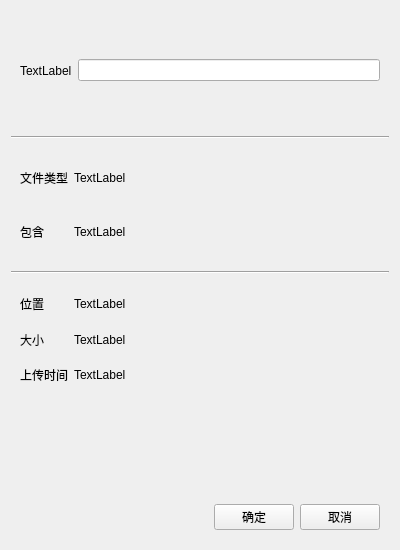
<?xml version="1.0" encoding="UTF-8"?>
<ui version="4.0">
 <class>Attribute</class>
 <widget class="QWidget" name="Attribute">
  <property name="geometry">
   <rect>
    <x>0</x>
    <y>0</y>
    <width>400</width>
    <height>550</height>
   </rect>
  </property>
  <property name="sizePolicy">
   <sizepolicy hsizetype="Fixed" vsizetype="Fixed">
    <horstretch>0</horstretch>
    <verstretch>0</verstretch>
   </sizepolicy>
  </property>
  <property name="minimumSize">
   <size>
    <width>400</width>
    <height>550</height>
   </size>
  </property>
  <property name="maximumSize">
   <size>
    <width>400</width>
    <height>550</height>
   </size>
  </property>
  <property name="windowTitle">
   <string>Form</string>
  </property>
  <layout class="QVBoxLayout" name="verticalLayout">
   <item>
    <widget class="QWidget" name="widget" native="true">
     <layout class="QHBoxLayout" name="horizontalLayout">
      <item>
       <widget class="QLabel" name="icon">
        <property name="text">
         <string>TextLabel</string>
        </property>
       </widget>
      </item>
      <item>
       <widget class="QLineEdit" name="lineEdit"/>
      </item>
     </layout>
    </widget>
   </item>
   <item>
    <widget class="Line" name="line">
     <property name="orientation">
      <enum>Qt::Horizontal</enum>
     </property>
    </widget>
   </item>
   <item>
    <widget class="QWidget" name="widget_2" native="true">
     <layout class="QGridLayout" name="gridLayout">
      <item row="0" column="2">
       <spacer name="horizontalSpacer">
        <property name="orientation">
         <enum>Qt::Horizontal</enum>
        </property>
        <property name="sizeHint" stdset="0">
         <size>
          <width>40</width>
          <height>20</height>
         </size>
        </property>
       </spacer>
      </item>
      <item row="0" column="0">
       <widget class="QLabel" name="label_2">
        <property name="text">
         <string>文件类型</string>
        </property>
       </widget>
      </item>
      <item row="0" column="1">
       <widget class="QLabel" name="file_type">
        <property name="text">
         <string>TextLabel</string>
        </property>
       </widget>
      </item>
      <item row="1" column="0">
       <widget class="QLabel" name="label_4">
        <property name="text">
         <string>包含</string>
        </property>
       </widget>
      </item>
      <item row="1" column="1">
       <widget class="QLabel" name="dir_incude">
        <property name="text">
         <string>TextLabel</string>
        </property>
       </widget>
      </item>
     </layout>
    </widget>
   </item>
   <item>
    <widget class="Line" name="line_2">
     <property name="orientation">
      <enum>Qt::Horizontal</enum>
     </property>
    </widget>
   </item>
   <item>
    <widget class="QWidget" name="widget_3" native="true">
     <layout class="QGridLayout" name="gridLayout_2">
      <item row="2" column="1">
       <widget class="QLabel" name="uploadTime">
        <property name="text">
         <string>TextLabel</string>
        </property>
       </widget>
      </item>
      <item row="0" column="2">
       <spacer name="horizontalSpacer_2">
        <property name="orientation">
         <enum>Qt::Horizontal</enum>
        </property>
        <property name="sizeHint" stdset="0">
         <size>
          <width>40</width>
          <height>20</height>
         </size>
        </property>
       </spacer>
      </item>
      <item row="1" column="0">
       <widget class="QLabel" name="label_5">
        <property name="text">
         <string>大小</string>
        </property>
       </widget>
      </item>
      <item row="0" column="1">
       <widget class="QLabel" name="directory">
        <property name="text">
         <string>TextLabel</string>
        </property>
       </widget>
      </item>
      <item row="2" column="0">
       <widget class="QLabel" name="label_7">
        <property name="text">
         <string>上传时间</string>
        </property>
       </widget>
      </item>
      <item row="0" column="0">
       <widget class="QLabel" name="label">
        <property name="text">
         <string>位置</string>
        </property>
       </widget>
      </item>
      <item row="1" column="1">
       <widget class="QLabel" name="size">
        <property name="text">
         <string>TextLabel</string>
        </property>
       </widget>
      </item>
     </layout>
    </widget>
   </item>
   <item>
    <spacer name="verticalSpacer">
     <property name="orientation">
      <enum>Qt::Vertical</enum>
     </property>
     <property name="sizeType">
      <enum>QSizePolicy::Fixed</enum>
     </property>
     <property name="sizeHint" stdset="0">
      <size>
       <width>20</width>
       <height>90</height>
      </size>
     </property>
    </spacer>
   </item>
   <item>
    <widget class="QWidget" name="widget_4" native="true">
     <property name="sizePolicy">
      <sizepolicy hsizetype="Preferred" vsizetype="Fixed">
       <horstretch>0</horstretch>
       <verstretch>0</verstretch>
      </sizepolicy>
     </property>
     <layout class="QHBoxLayout" name="horizontalLayout_2">
      <item>
       <spacer name="horizontalSpacer_3">
        <property name="orientation">
         <enum>Qt::Horizontal</enum>
        </property>
        <property name="sizeHint" stdset="0">
         <size>
          <width>40</width>
          <height>20</height>
         </size>
        </property>
       </spacer>
      </item>
      <item>
       <widget class="QPushButton" name="pushButton">
        <property name="text">
         <string>确定</string>
        </property>
       </widget>
      </item>
      <item>
       <widget class="QPushButton" name="pushButton_2">
        <property name="text">
         <string>取消</string>
        </property>
       </widget>
      </item>
     </layout>
    </widget>
   </item>
  </layout>
 </widget>
 <resources/>
 <connections/>
</ui>
